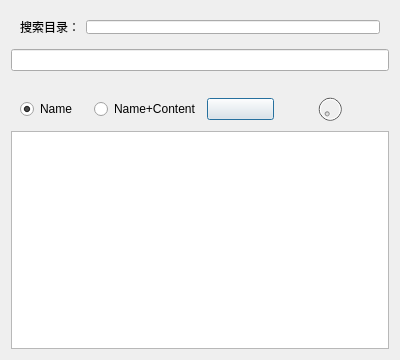
<?xml version="1.0" encoding="UTF-8"?>
<ui version="4.0">
 <class>Search</class>
 <widget class="QDialog" name="Search">
  <property name="geometry">
   <rect>
    <x>0</x>
    <y>0</y>
    <width>400</width>
    <height>360</height>
   </rect>
  </property>
  <property name="windowTitle">
   <string>Dialog</string>
  </property>
  <layout class="QVBoxLayout" name="verticalLayout">
   <item>
    <widget class="QWidget" name="horizontalWidget" native="true">
     <property name="sizePolicy">
      <sizepolicy hsizetype="Preferred" vsizetype="Fixed">
       <horstretch>0</horstretch>
       <verstretch>0</verstretch>
      </sizepolicy>
     </property>
     <property name="minimumSize">
      <size>
       <width>0</width>
       <height>32</height>
      </size>
     </property>
     <property name="maximumSize">
      <size>
       <width>16777215</width>
       <height>32</height>
      </size>
     </property>
     <layout class="QHBoxLayout" name="horizontalLayout_2">
      <item>
       <widget class="QLabel" name="label">
        <property name="text">
         <string>搜索目录：</string>
        </property>
       </widget>
      </item>
      <item>
       <widget class="QLineEdit" name="lineEdit_2"/>
      </item>
     </layout>
    </widget>
   </item>
   <item>
    <widget class="QLineEdit" name="lineEdit"/>
   </item>
   <item>
    <widget class="QWidget" name="horizontalWidget_do" native="true">
     <property name="sizePolicy">
      <sizepolicy hsizetype="Preferred" vsizetype="Minimum">
       <horstretch>0</horstretch>
       <verstretch>0</verstretch>
      </sizepolicy>
     </property>
     <property name="minimumSize">
      <size>
       <width>0</width>
       <height>48</height>
      </size>
     </property>
     <property name="maximumSize">
      <size>
       <width>16777215</width>
       <height>32</height>
      </size>
     </property>
     <layout class="QHBoxLayout" name="horizontalLayout">
      <item>
       <widget class="QRadioButton" name="radioButton_2">
        <property name="text">
         <string>Name</string>
        </property>
        <property name="checked">
         <bool>true</bool>
        </property>
       </widget>
      </item>
      <item>
       <widget class="QRadioButton" name="radioButton">
        <property name="text">
         <string>Name+Content</string>
        </property>
       </widget>
      </item>
      <item>
       <widget class="QPushButton" name="pushButton">
        <property name="text">
         <string/>
        </property>
        <property name="icon">
         <iconset resource="main.qrc">
          <normaloff>:/icon/search.png</normaloff>:/icon/search.png</iconset>
        </property>
       </widget>
      </item>
      <item>
       <widget class="QDial" name="dial">
        <property name="enabled">
         <bool>false</bool>
        </property>
        <property name="sizePolicy">
         <sizepolicy hsizetype="Minimum" vsizetype="Minimum">
          <horstretch>0</horstretch>
          <verstretch>0</verstretch>
         </sizepolicy>
        </property>
        <property name="maximum">
         <number>10</number>
        </property>
       </widget>
      </item>
     </layout>
    </widget>
   </item>
   <item>
    <widget class="QListWidget" name="listWidget"/>
   </item>
  </layout>
 </widget>
 <resources>
  <include location="main.qrc"/>
 </resources>
 <connections/>
</ui>
